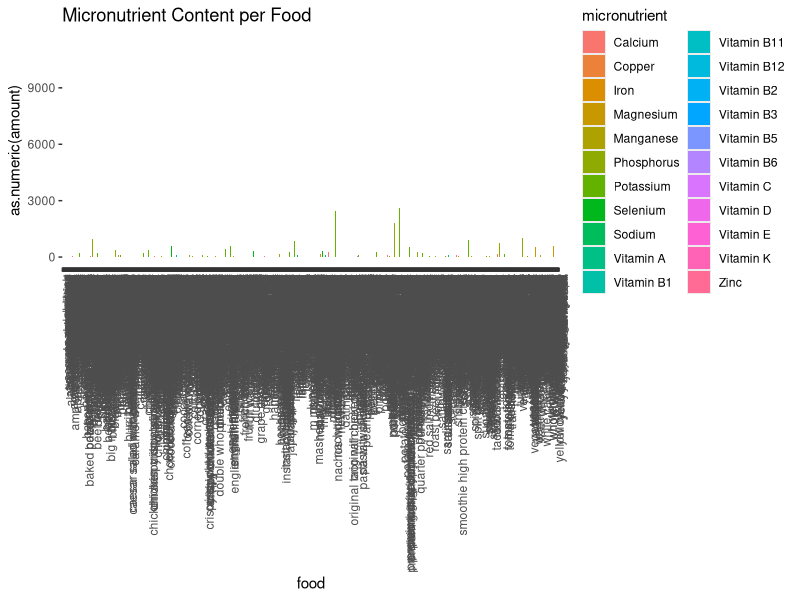
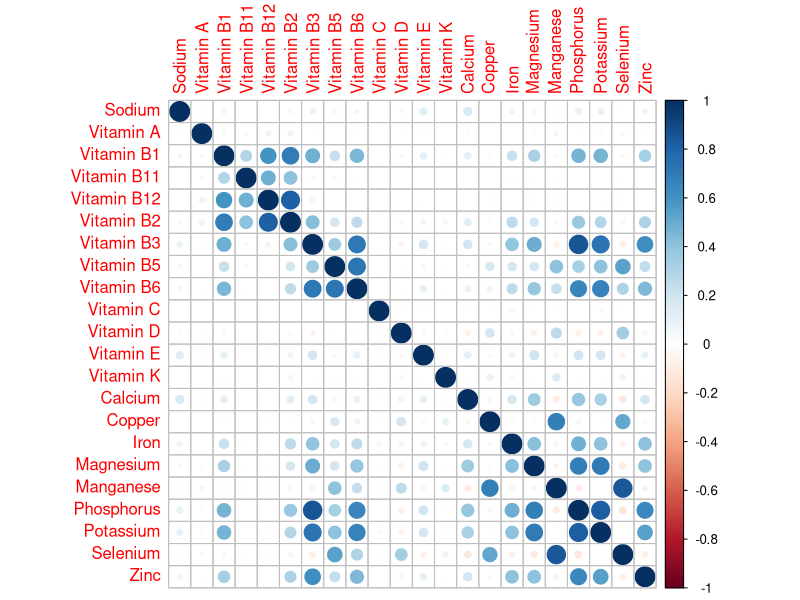
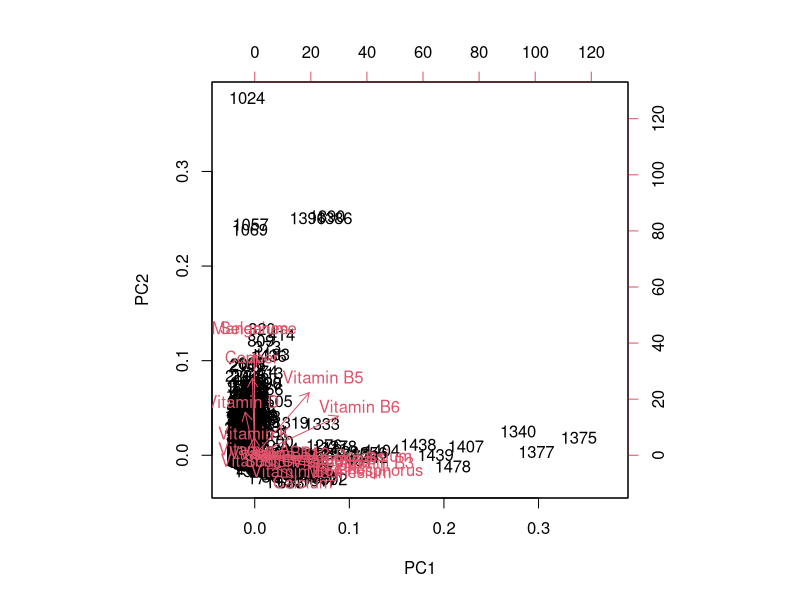

Recreate these plots in R, in order. (Note: this script raises an error after producing the figures.)
library(dplyr)
library(tidyr)
library(ggplot2)
library(corrplot)
library(skimr)

# Load and clean data
df <- read.csv("cleaned_food_data.csv")
names(df) <- trimws(names(df)) # remove any whitespace
names(df) <- gsub("\\.+", " ", names(df)) # replace dots with spaces

# Micronutrient columns
micros <- c(
  "Sodium", "Vitamin A", "Vitamin B1", "Vitamin B11", "Vitamin B12",
  "Vitamin B2", "Vitamin B3", "Vitamin B5", "Vitamin B6", "Vitamin C",
  "Vitamin D", "Vitamin E", "Vitamin K", "Calcium", "Copper", "Iron",
  "Magnesium", "Manganese", "Phosphorus", "Potassium", "Selenium", "Zinc"
)

# Transform to long format
df_long <- df %>%
  pivot_longer(cols = all_of(micros), names_to = "micronutrient", values_to = "amount") %>%
  mutate(
    amount_display = case_when(
      amount == 0 ~ NA_character_,
      amount < 0.01 ~ "trace amounts",
      TRUE ~ as.character(amount)
    )
  ) %>%
  filter(!is.na(amount_display))

# Descriptive stats
summary_stats <- df_long %>%
  group_by(micronutrient) %>%
  summarise(
    mean = mean(as.numeric(amount), na.rm = TRUE),
    median = median(as.numeric(amount), na.rm = TRUE),
    min = min(as.numeric(amount), na.rm = TRUE),
    max = max(as.numeric(amount), na.rm = TRUE)
  )

print(summary_stats)
skim(df_long)

# Barplot
ggplot(df_long, aes(x = food, y = as.numeric(amount), fill = micronutrient)) +
  geom_bar(stat = "identity", position = "dodge") +
  labs(title = "Micronutrient Content per Food") +
  theme(axis.text.x = element_text(angle = 90, hjust = 1))

# Correlation Plot
micros_df <- df %>% select(all_of(micros))
corrplot(cor(micros_df, use = "pairwise.complete.obs"), method = "circle")

# PCA
pca <- prcomp(micros_df, scale. = TRUE)
biplot(pca)

# K-means Clustering
set.seed(123)
clusters <- kmeans(micros_df, centers = 3)
df$cluster <- clusters$cluster

# Linear Model
lm_fit <- lm(Iron ~ Calcium + `Vitamin C`, data = df)
summary(lm_fit)

# Export long-form data
write.csv(df_long, "src/analyses/food_nutrients_long.csv", row.names = FALSE)
